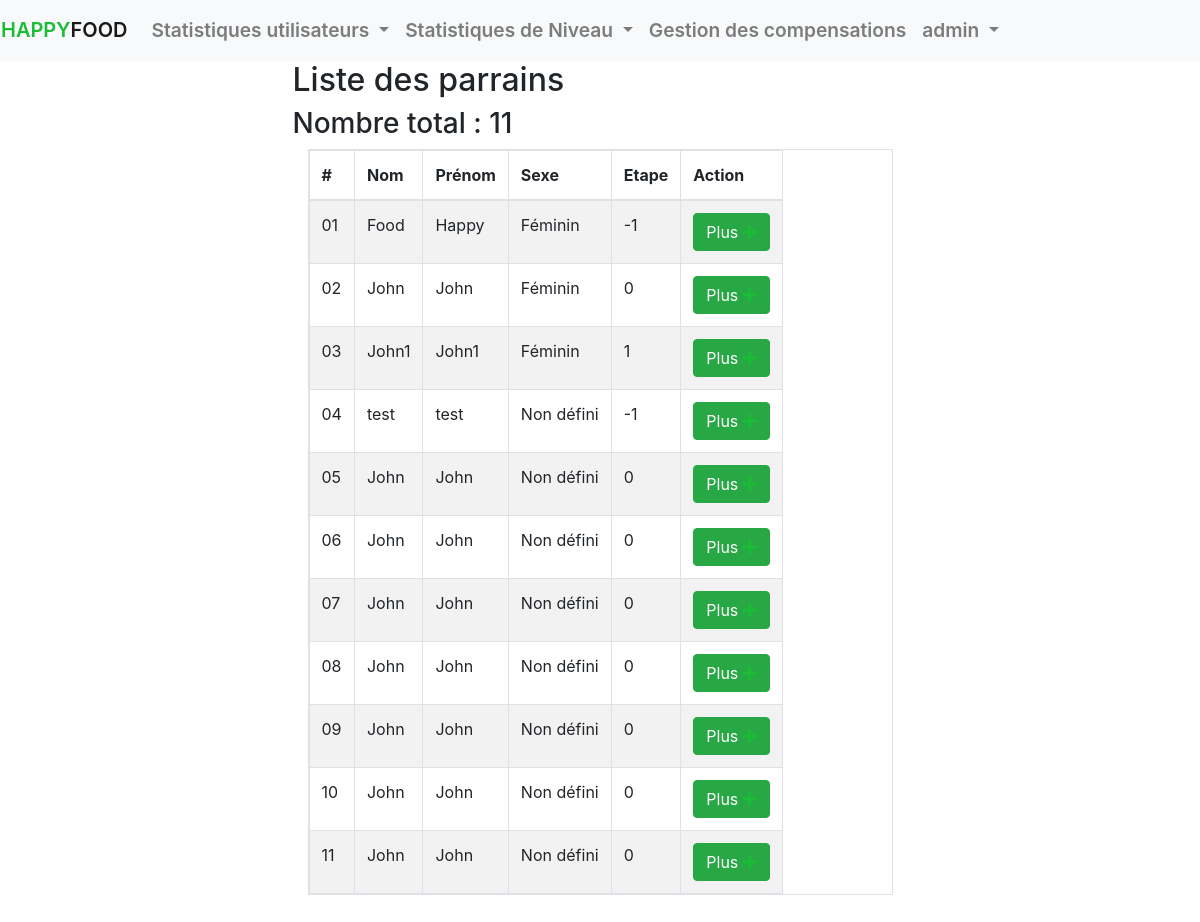
Screenshot of /admin/godfathers.php (signed in) with the database file from the repository.
### tables this page shows
CREATE TABLE `parrain` (
  `idParrain` int(11) NOT NULL,
  `nbGene1` int(11) DEFAULT '0',
  `nbGene2` int(11) DEFAULT '0' COMMENT '	',
  `nbGene3` int(11) DEFAULT '0',
  `User_idUser` int(11) NOT NULL
);

CREATE TABLE `user` (
  `idUser` int(11) NOT NULL,
  `login` varchar(45) NOT NULL,
  `email` varchar(255) DEFAULT NULL,
  `password` varchar(100) NOT NULL,
  `lastName` varchar(45) NOT NULL,
  `firstName` varchar(45) NOT NULL,
  `phone` varchar(45) NOT NULL,
  `sex` char(1) DEFAULT NULL,
  `birthday` date DEFAULT NULL,
  `inscriptionDate` date DEFAULT NULL,
  `adress` varchar(45) DEFAULT NULL,
  `pays` varchar(255) DEFAULT NULL,
  `job` varchar(45) DEFAULT NULL,
  `admin` tinyint(1) NOT NULL DEFAULT '0',
  `newUser` tinyint(1) DEFAULT '1'
);

CREATE TABLE `parrain_has_step` (
  `Parrain_idParrain` int(11) NOT NULL,
  `Parrain_User_idUser` int(11) NOT NULL,
  `Step_idStep` int(11) NOT NULL,
  `readyUp` tinyint(1) NOT NULL DEFAULT '0',
  `giftTaken` tinyint(1) NOT NULL DEFAULT '0',
  `date_taken` datetime DEFAULT NULL
);

### admin/connect_db.php (called while the page is built, shortened)
<?php
  function getUserById($dao, $id)
  {
    return $dao->query('SELECT * FROM user WHERE idUser='.$id)->fetch();
  }

### admin/godfathers.php (the view, shortened to what this page needs)
<!DOCTYPE html>
<html lang="fr">
  <head>
    <?php include_once 'head.php'; ?>
  </head>
  <body>
    <?php include_once 'header.php'; ?>
    <section class="row">
      <div class="mx-auto w-50">
        <?php
          require_once('connect_db.php');
          $per_page = 15;
          if(isset($_GET['page']) & !empty($_GET['page'])) $current_page = (int) $_GET['page'];
          else $current_page = 1;
          $count_query = $database->query('SELECT COUNT(*) AS total_inputs FROM parrain');
          $data = $count_query->fetch();
          $total_inputs = $data['total_inputs'];
          $start = $per_page * ($current_page - 1);
          $get_query = $database->query("SELECT * FROM parrain LIMIT $per_page OFFSET $start");
        ?>
        <h2>Liste des parrains</h2>
        <h3>Nombre total : <?= $total_inputs ?></h3>
        <div class="col-12 table-responsive-md">
          <table class="table table-striped table-bordered table-responsive">
            <thead>
              <tr>
                <th>#</th>
  				      <th>Nom</th>
                <th>Prénom</th>
                <th>Sexe</th>
                <th>Etape</th>
                <th>Action</th>
              </tr>
            </thead>
            <tbody>
              <?php $i = $start; while($row = $get_query->fetch()){
                $i++;
                $user = getUserById($database, $row['User_idUser']);
                $step_query = $database->query('SELECT Step_idStep FROM parrain_has_step WHERE Parrain_idParrain = '.$row['idParrain'].' AND readyUp = 0');
                $step = $step_query->fetch();
                $step = !$step['Step_idStep'] ? 'Indéfini' : $step['Step_idStep'];
              ?>
              <tr>
                <td><?= $i > 9 ? $i : '0'.$i ?></th>
                <td><?= $user['lastName'] == NULL ? "Non défini" : $user['lastName'] ?></td>
                <td><?= $user['firstName']  == NULL ? "Non défini" : $user['firstName'] ?></td>
                <td><?= $user['sex'] == "M" ? "Masculin" : $user['sex'] == "F" ? "Féminin" : "Non défini" ?></td>
                <td><?= ($step-1) ?></td>
                <td>
                  <a href="details.php?id=<?= $user['idUser'] ?>" class="btn btn-block btn-success">
                    Plus
                    <span class="fa fa-plus" aria-hidden="true"></span>
                  </a>
                </td>
              </tr>
  		        <?php } ?>
            </tbody>
          </table>
        </div>
        <br><br>
      </div>
    </section>
  </body>
</html>

### admin/css/admin.css (style rules this page uses)
a span { text-transform: uppercase; color: #1BBD36; }
a { text-decoration: none; color: #9DD2C9; font-size: 1.2em; font-weight: 600; }

### rows the page displays
parrain: User_idUser.lastName "Food", User_idUser.firstName "Happy", shows "Féminin", step "-1"
parrain: User_idUser.lastName "John", User_idUser.firstName "John", shows "Féminin", parrain_has_step.Step_idStep "0"
parrain: User_idUser.lastName "John1", User_idUser.firstName "John1", shows "Féminin", parrain_has_step.Step_idStep "1"
parrain: User_idUser.lastName "test", User_idUser.firstName "test", shows "Non défini", step "-1"
parrain: User_idUser.lastName "John", User_idUser.firstName "John", shows "Non défini", parrain_has_step.Step_idStep "0"
parrain: User_idUser.lastName "John", User_idUser.firstName "John", shows "Non défini", parrain_has_step.Step_idStep "0"
parrain: User_idUser.lastName "John", User_idUser.firstName "John", shows "Non défini", parrain_has_step.Step_idStep "0"
parrain: User_idUser.lastName "John", User_idUser.firstName "John", shows "Non défini", parrain_has_step.Step_idStep "0"
parrain: User_idUser.lastName "John", User_idUser.firstName "John", shows "Non défini", parrain_has_step.Step_idStep "0"
parrain: User_idUser.lastName "John", User_idUser.firstName "John", shows "Non défini", parrain_has_step.Step_idStep "0"
parrain: User_idUser.lastName "John", User_idUser.firstName "John", shows "Non défini", parrain_has_step.Step_idStep "0"

### other values shown
$_SESSION['login'] "admin"
$total_inputs "11"
